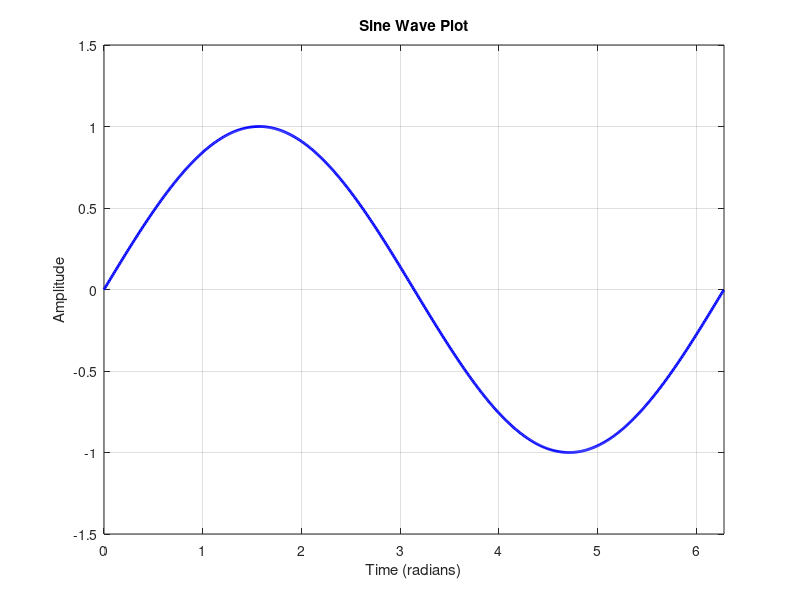

Reproduce this figure in MATLAB.
% MATLAB script to plot a sine wave
% Generated randomly

% Define the time vector
t = 0:0.01:2*pi;

% Define the sine wave
y = sin(t);

% Create the plot
figure;
plot(t, y, 'b-', 'LineWidth', 2);
grid on;
xlabel('Time (radians)');
ylabel('Amplitude');
title('Sine Wave Plot');
axis([0 2*pi -1.5 1.5]);
